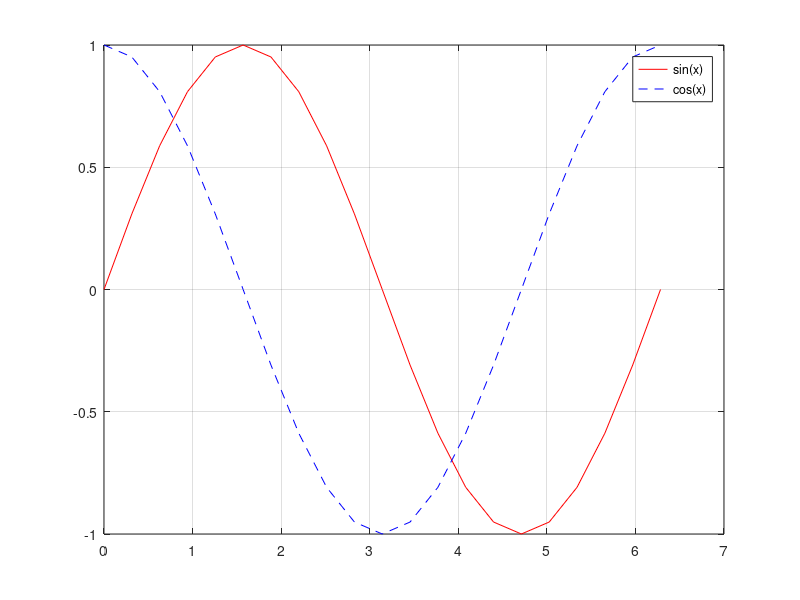

MATLAB code to generate this figure:
x = 0 : 0.1 * pi : 2*pi;

y = sin(x);
z = cos(x);

plot(x,y, 'r-', x, z, 'b--')
legend ('sin(x)', 'cos(x)')
grid on;

save trig_data x y z